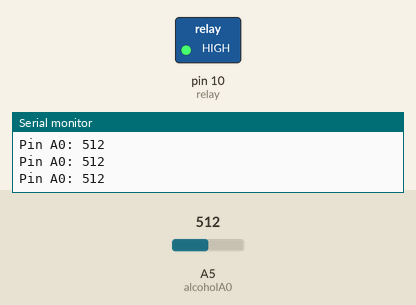
A sketch run on a simulated Arduino Uno, built with avr-gcc and run on an emulated ATmega328P. Shown: switched loads named in the sketch (green lamp = pin HIGH), the last lines printed to the serial monitor. Inputs (shaded band) come from the test bench; at power-on: A5 (alcoholA0) = 512.

Above: at 1.2 s.
1.3 s: A5 (alcoholA0) set to 457
2.8 s: A5 (alcoholA0) set to 436
At 3.3 s:
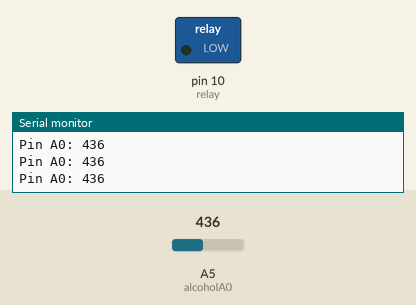
4.3 s: A5 (alcoholA0) set to 460
At 4.6 s:
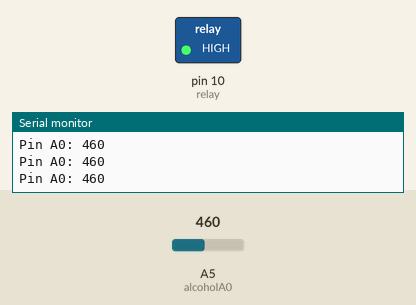
5.8 s: A5 (alcoholA0) set to 440
At 7.2 s:
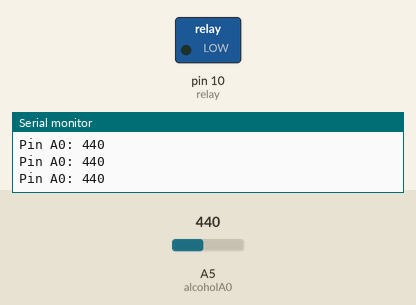
Timing chart, 0 to 8.3 s (numbered marks = the images above; inputs shaded):
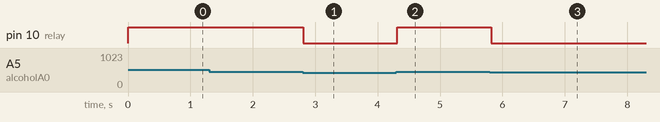

The sketch:

MQ-3.ino
```cpp
int relay = 10;
int alcoholA0 = A5;
// Your threshold value
int sensorThres = 450;

void setup() {
  pinMode(relay, OUTPUT);
  pinMode(alcoholA0, INPUT);
  Serial.begin(9600);
}

void loop() {
  int analogSensor = analogRead(alcoholA0);

  Serial.print("Pin A0: ");
  Serial.println(analogSensor);
  // Checks if it has reached the threshold value
  if (analogSensor > sensorThres)
    digitalWrite(relay, HIGH);

  else
  digitalWrite(relay, LOW);

  delay(100);
}
```

Measured:
- the behaviour switches between 451 and 450 on A5 (alcoholA0) (found by bisection; images 0 and 1)
- after the input at 2.8 s, pin 10 (relay): HIGH → LOW at once
- after the input at 4.3 s, pin 10 (relay): LOW → HIGH at once
- after the input at 5.8 s, pin 10 (relay): HIGH → LOW at once
